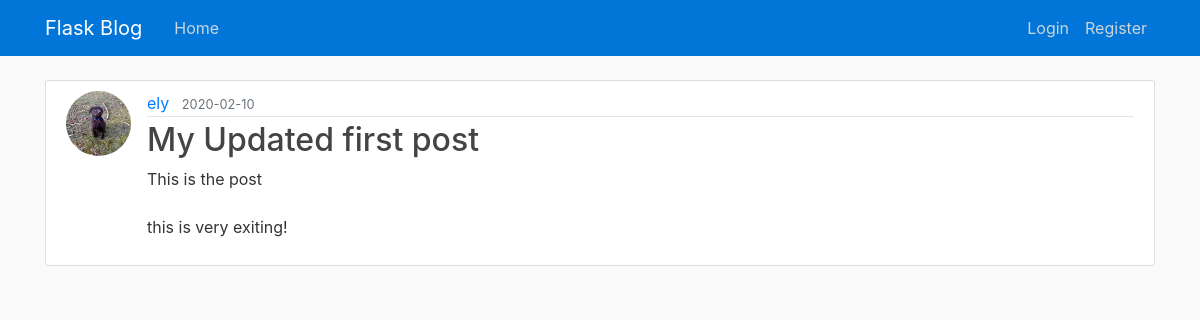
/post/1, run on the app's committed database.
### flaskblog/models.py (models this page shows, shortened)
class User(db.Model, UserMixin):
    id = db.Column(db.Integer, primary_key=True)
    username = db.Column(db.String(20), unique=True, nullable=False)
    email = db.Column(db.String(120), unique=True, nullable=False)
    image_file = db.Column(db.String(20), nullable=False, default='default.jpg')
    password = db.Column(db.String(60), nullable=False)
    posts = db.relationship('Post', backref='author', lazy=True)

class Post(db.Model):
    id = db.Column(db.Integer, primary_key=True)
    title = db.Column(db.String(100), nullable=False)
    date_posted = db.Column(db.DateTime, nullable=False, default=datetime.utcnow)
    content = db.Column(db.Text, nullable=False)
    user_id = db.Column(db.Integer, db.ForeignKey('user.id'), nullable=False)

### flaskblog/routes.py (the view)
@app.route("/post/<int:post_id>")
def post(post_id):
    post = Post.query.get_or_404(post_id)
    return render_template('post.html', title=post.title, post=post)

### flaskblog/templates/post.html (shortened to what this page needs)
{% extends "layout.html" %}
{% block content %}
    <article class="media content-section">
        <img class="rounded-circle article-img" src="{{ url_for('static', filename='profile_pics/' + post.author.image_file) }}">
        <div class="media-body">
            <div class="article-metadata">
                <a class="mr-2" href="{{ url_for('user_posts', username=post.author.username) }}">{{ post.author.username }}</a>
                <small class="text-muted">{{ post.date_posted.strftime('%Y-%m-%d') }}</small>
            </div>
            <h2 class="article-title">{{ post.title }}</h2>
            <p class="article-content">{{ post.content }}</p>
        </div>
    </article>
{% endblock content %}

### flaskblog/static/main.css (style rules this page uses)
body { background: #fafafa; color: #333333; margin-top: 5rem; }
h1, h2, h3, h4, h5, h6 { color: #444444; }
.content-section { background: #ffffff; padding: 10px 20px; border: 1px solid #dddddd; border-radius: 3px; margin-bottom: 20px; }
.article-title { color: #444444; }
.article-content { white-space: pre-line; }
.article-img { height: 65px; width: 65px; margin-right: 16px; }
.article-metadata { padding-bottom: 1px; margin-bottom: 4px; border-bottom: 1px solid #e3e3e3 }

### data on the page
User: image_file (picture), author.username "ely"
Post: date_posted "2020-02-10", title "My Updated first post", content "This is the post this is very exiting!"
